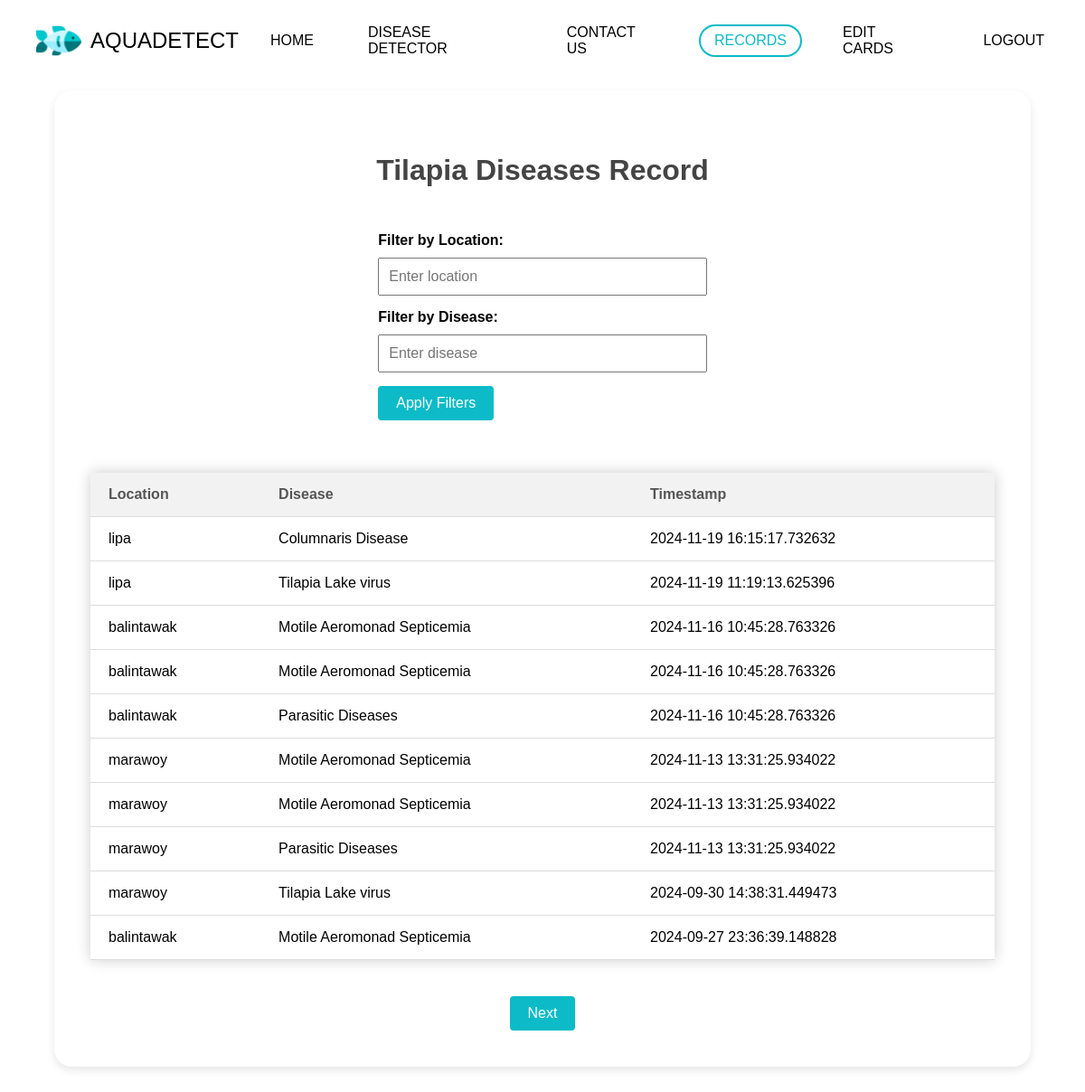
The page /test (signed in) on the database its author committed.
### app.py (models this page shows)
class LocationInfo(db.Model):
    id = db.Column(db.Integer, primary_key=True)
    location = db.Column(db.String(120), nullable=False)
    disease = db.Column(db.String(120), nullable=False)
    timestamp = db.Column(db.DateTime, default=datetime.datetime.utcnow)

### app.py (the view)
@app.route("/test")
def test():
    if 'logged_in' not in session or not session['logged_in']:
        flash('Please log in to access this page.', 'danger')
        return redirect(url_for('login'))
    filter_location = request.args.get('location', '')
    filter_disease = request.args.get('disease', '')
    page = request.args.get('page', 1, type=int)
    per_page = 10  # Number of records per page
    offset = (page - 1) * per_page
    query = db.session.query(LocationInfo)
    if filter_location:
        query = query.filter(LocationInfo.location.ilike(f"%{filter_location}%"))
    if filter_disease:
        query = query.filter(LocationInfo.disease.ilike(f"%{filter_disease}%"))
    query = query.order_by(LocationInfo.timestamp.desc())
    total = query.count()
    location_info_records = query.offset(offset).limit(per_page).all()
    base_url = url_for('test', location=filter_location, disease=filter_disease)
    prev_url = url_for('test', location=filter_location, disease=filter_disease, page=page-1) if page > 1 else None
    next_url = url_for('test', location=filter_location, disease=filter_disease, page=page+1) if (page * per_page) < total else None
    return render_template('test.html',
                           location_info_records=location_info_records,
                           filter_location=filter_location,
                           filter_disease=filter_disease,
                           prev_url=prev_url,
                           next_url=next_url)

### templates/test.html (shortened to what this page needs)
<!DOCTYPE html>
<html lang="en">
<head>
</head>
<body>
    {% extends "nav.html" %}
    {% block content %}
    <div class="page-container">
        <h1>Tilapia Diseases Record</h1>
        <div class="filter-form">
            <form method="get" action="{{ url_for('test') }}">
                <label for="location">Filter by Location:</label>
                <input type="text" id="location" name="location" value="{{ filter_location }}" placeholder="Enter location">
                <label for="disease">Filter by Disease:</label>
                <input type="text" id="disease" name="disease" value="{{ filter_disease }}" placeholder="Enter disease">
                <button type="submit">Apply Filters</button>
            </form>
        </div>
        <br>
        <table>
            <thead>
                <tr>
                    <th>Location</th>
                    <th>Disease</th>
                    <th>Timestamp</th>
                </tr>
            </thead>
            <tbody>
                {% for record in location_info_records %}
                <tr>
                    <td>{{ record.location }}</td>
                    <td>{{ record.disease }}</td>
                    <td>{{ record.timestamp }}</td>
                </tr>
                {% endfor %}
            </tbody>
        </table>
        <div class="pagination">
            {% if next_url %}
            <a href="{{ next_url }}" class="next">Next</a>
            {% endif %}
        </div>
    </div>
    {% endblock %}

### templates/nav.html (shortened to what this page needs)
<!DOCTYPE html>
<html lang="en">
<head>
<link rel="stylesheet" href="https://cdnjs.cloudflare.com/ajax/libs/font-awesome/5.15.4/css/all.min.css">
</head>
<body>
<nav class="navbar">
  <div class="navdiv">
    <div class="logo">
      <img src="{{ url_for('static', filename='images/logo.png') }}" alt="Aquadetect Logo">
      <span>AQUADETECT</span>
    </div>
    <ul>
      <li class="{{ 'active' if request.path == url_for('hello_world') else '' }}"><a href="{{url_for('hello_world')}}">HOME</a></li>
      <li class="{{ 'active' if request.path == url_for('detect') else '' }}"><a href="{{url_for('detect')}}">DISEASE DETECTOR</a></li>
      <li class="{{ 'active' if request.path == url_for('contact') else '' }}"><a href="{{url_for('contact')}}">CONTACT US</a></li>
      {% if session.get('logged_in') %}
      <li class="{{ 'active' if request.path == url_for('test') else '' }}"><a href="{{url_for('test')}}">RECORDS</a></li>
      <li class="{{ 'active' if request.path == url_for('edit_cards') else '' }}"><a href="{{url_for('edit_cards')}}">EDIT CARDS</a></li>
      <li><a href="{{url_for('logout')}}">LOGOUT</a></li>
      {% else %}
      <li class="{{ 'active' if request.path == url_for('login') else '' }}"><a href="{{url_for('login')}}">LOGIN</a></li>
      {% endif %}
    </ul>
  </div>
</nav>
<div class="main-content">
{% block content %}
{% endblock %}
</div>
</body>
</html>

### templates/nav.html (style rules this page uses)
* { text-decoration: none; font-family: 'Plus Jakarta Sans', Helvetica, sans-serif; box-sizing: border-box; margin: 0; padding: 0; }
body { margin: 0; padding: 0; }
.navbar { background: transparent; font-family: Calibri; width: 100%; position: fixed; top: 0; left: 0; z-index: 1000; transition: background-color 0.3s ease; }
.navdiv { width: 100%; display: flex; align-items: center; justify-content: space-between; height: 90px; padding: 0 20px; }
.navdiv ul { display: flex; align-items: center; margin: 0; padding: 0; list-style: none; }
.navdiv ul li { margin-left: 20px; position: relative; transition: transform 0.3s ease, color 0.3s ease; }
.navdiv ul li a { color: black; font-size: 16px; text-decoration: none; padding: 7px 15px; display: block; border-radius: 20px; transition: color 0.3s ease, transform 0.3s ease; margin-right: 10px; }
.navdiv ul li.active a { background-color: white; color: #0CBBC7; border: 2px solid #0CBBC7; border-radius: 20px; }
.logo { display: flex; align-items: center; }
.logo img { height: 50px; margin-left: 20px; transition: transform 0.3s ease; }
.logo span { font-size: 24px; color: black; margin-left: 10px; }
.main-content { padding-top: 70px; }

### rows shown on the page
LocationInfo: location "lipa", disease "Columnaris Disease", timestamp "2024-11-19 16:15:17.732632"
LocationInfo: location "lipa", disease "Tilapia Lake virus", timestamp "2024-11-19 11:19:13.625396"
LocationInfo: location "balintawak", disease "Motile Aeromonad Septicemia", timestamp "2024-11-16 10:45:28.763326"
LocationInfo: location "balintawak", disease "Motile Aeromonad Septicemia", timestamp "2024-11-16 10:45:28.763326"
LocationInfo: location "balintawak", disease "Parasitic Diseases", timestamp "2024-11-16 10:45:28.763326"
LocationInfo: location "marawoy", disease "Motile Aeromonad Septicemia", timestamp "2024-11-13 13:31:25.934022"
LocationInfo: location "marawoy", disease "Motile Aeromonad Septicemia", timestamp "2024-11-13 13:31:25.934022"
LocationInfo: location "marawoy", disease "Parasitic Diseases", timestamp "2024-11-13 13:31:25.934022"
LocationInfo: location "marawoy", disease "Tilapia Lake virus", timestamp "2024-09-30 14:38:31.449473"
LocationInfo: location "balintawak", disease "Motile Aeromonad Septicemia", timestamp "2024-09-27 23:36:39.148828"
